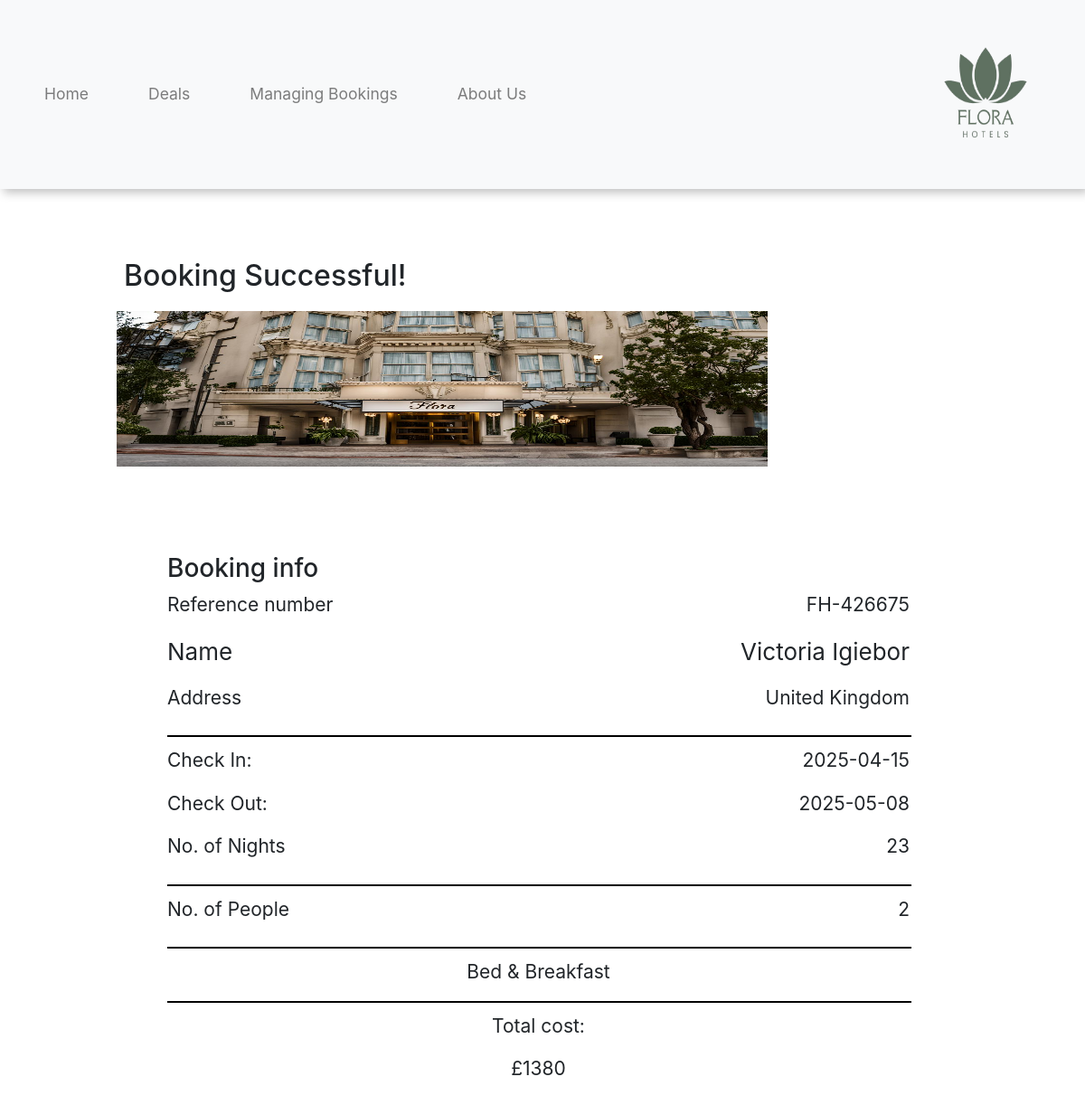
The app's page /successful_booking (signed in) with its own data.
### app.py (models this page shows, shortened)
class Booking(Base):
    __tablename__ = "booking"
    booking_number: Mapped[int] = mapped_column(
        Integer,
        primary_key=True,
        default=lambda: randint(100000, 999999)  # setting a default value automatically
    )
    check_in: Mapped[date]
    check_out: Mapped[date]
    room_selection: Mapped[str] = mapped_column(ForeignKey("rooms.room_name"))
    nights: Mapped[int]
    people: Mapped[int]
    total_price: Mapped[int]
    location: Mapped[str]
    meal_deal: Mapped[str]

class Customer(Base):
    __tablename__ = "customers"
    booking_number: Mapped[int] = mapped_column(Integer, ForeignKey("booking.booking_number"), primary_key=True,
                                                default="booking.booking_number")
    name: Mapped[str]
    surname: Mapped[str]
    email: Mapped[str]
    address: Mapped[str]
    telephone: Mapped[int]

### app.py (the view)
@app.route("/successful_booking")
def successful_booking():
    user_booking_number = session["booking_number"]
    with Session() as db_session:
        booking = db_session.query(Booking).filter(Booking.booking_number == user_booking_number).first()
        customer = db_session.query(Customer).filter(Customer.booking_number == user_booking_number).first()
    return render_template("Booking Successful.html", booking=booking, customer=customer)

### templates/Booking Successful.html (shortened to what this page needs)
<!DOCTYPE html>
<html lang="en">
    <head>
        <link rel="stylesheet" href="https://cdn.jsdelivr.net/npm/bootstrap@4.6.2/dist/css/bootstrap.min.css">
        <link rel="stylesheet" href="{{ url_for('static', filename='style.css') }}">
    </head>
    <body>
        <header>
            <nav class="navbar navbar-expand-lg navbar-light bg-light">
                <div class="collapse navbar-collapse" id="navbarNavAltMarkup">
                    <div class="navbar-nav">
                        <a class="nav-link " href="/">Home <span class="sr-only">(current)</span></a>
                        <a class="nav-link" href="/Deals">Deals</a>
                        <a class="nav-link" href="/login_booking">Managing Bookings</a>
                        <a class="nav-link" href="/About">About Us</a>
                    </div>
                </div>
                <a class="navbar-brand" href="#">
                    <img src="{{ url_for('static', filename='img/FLORA HOTELS LOGO.png') }}" width="156" height="183" alt="Flora Hotels Logo">
                </a>
            </nav>
        </header>
        <main class="main-manage">
            <h2>Booking Successful!</h2>
            <img src="{{ url_for('static', filename='img/fancy hotel exterior.jpg') }}" style="width:60vw;height:21.5vh;margin:auto;position:relative;right:0.5em;top:0.75em;">
            <div class="manage1" style="border:none">
                <div class="manage2" style="border:none">
                    <h3>Booking info</h3>
                    <div class="reference" style="display: flex; justify-content: space-between;">
                            <p>Reference number</p>
                            <p>FH-{{ booking.booking_number }}</p>
                    </div>
                    <div class="name" style="display: flex; justify-content: space-between;">
                        <p>Name</p>
                        <p>{{ customer.name }} {{customer.surname }}</p>
                    </div>
                    <div class="address" style="display: flex; justify-content: space-between;">
                        <p>Address</p>
                        <p>{{ booking.location }}</p>
                    </div>
                    <hr style="border: 1px solid black; width: 100%; margin: 10px 0;">
                    <div class="check_in" style="display: flex; justify-content: space-between;">
                        <p>Check In:</p>
                        <p>{{ booking.check_in }}</p>
                    </div>
                    <div class="check_out" style="display: flex; justify-content: space-between;">
                       <p>Check Out:</p>
                        <p>{{ booking.check_out }}</p>
                    </div>
                    <div class="nights" style="display: flex; justify-content: space-between;">
                        <p>No. of Nights</p>
                        <p>{{ booking.nights }}</p>
                    </div>
                    <hr style="border: 1px solid black; width: 100%; margin: 10px 0;">
                    <div class="people" style="display: flex; justify-content: space-between;">
                        <p>No. of People</p>
                        <p>{{ booking.people }}</p>
                    </div>
                    <hr style="border: 1px solid black; width: 100%; margin: 10px 0;">
                    <p class="meal">{{ booking.meal_deal }}</p>
                    <hr style="border: 1px solid black; width: 100%; margin: 10px 0;">
                    <p class="cost">Total cost:</p>
                    <p class="cost">£{{ booking.people * booking.total_price | int }}</p>
                </div>
            </div>
        </main>
    </body>
</html>

### static/style.css (style rules this page uses)
nav { box-shadow: 4px 4px 10px rgba(0, 0, 0, 0.25); }
.navbar-nav a { margin: 25px; font-size: 17.5px; }
hr { border: none; border-top: 1px solid black; margin-top: 70px; width: 100vw; margin-left: 0; }
html { scroll-behavior: smooth; }
html, body { margin: 0; padding: 0; }
.main-manage { padding:77px; margin-left: 5% }
.manage1 { border: 0.13rem solid black; width:93%; height:50%; margin-top:6%; }
.manage2 { size: 2%; padding:3rem; }
.meal { font-size:21px; text-align:center; }
.cost { font-size:25px; text-align:center; }
.manage2 p { font-size:21px; }
.name p { font-size:26px; }

### records on screen
Booking: booking_number "426675", location "United Kingdom", check_in "2025-04-15", check_out "2025-05-08", nights "23", people "2", meal_deal "Bed & Breakfast", booking.people*booking.total_price|int "1380"
Customer: name "Victoria", surname "Igiebor"
